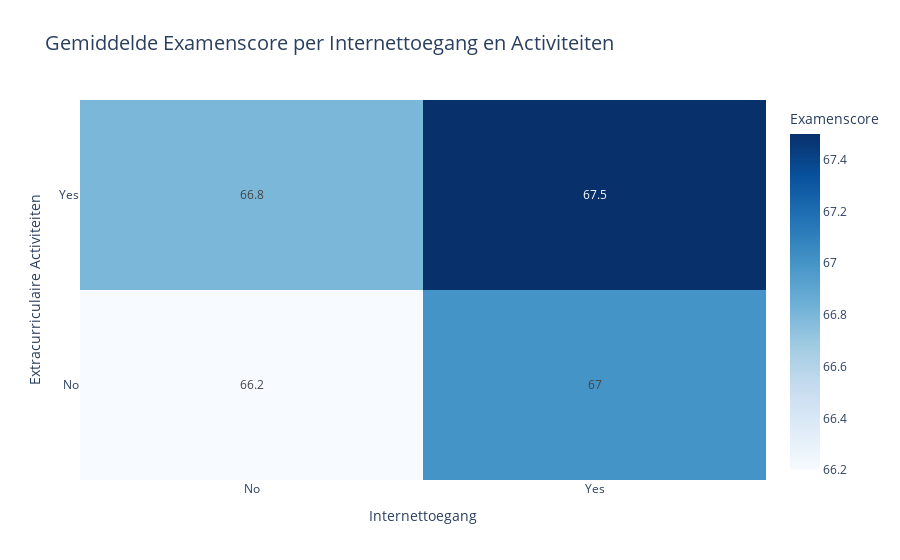

Source (notebook cell):
### Markdown cell above
#### 3.1.1 Argument 1 voor perspectief 1

De combinatie van digitale toegang en actieve ontspanning buiten school lijkt positief samen te hangen met betere prestaties.

### Code cell
# Gemiddelden berekenen
mean_scores = (
    df1.groupby(["Internet_Access", "Extracurricular_Activities"])["Exam_Score"]
    .mean()
    .reset_index()
    .round(1)
)

# Heatmap plotten
fig = px.density_heatmap(
    mean_scores,
    x="Internet_Access",
    y="Extracurricular_Activities",
    z="Exam_Score",
    text_auto=True,
    color_continuous_scale="Blues",  # Licht naar donker
    title="Gemiddelde Examenscore per Internettoegang en Activiteiten",
    labels={"Exam_Score": "Gemiddelde Examenscore"}
)

fig.update_layout(
    xaxis_title="Internettoegang",
    yaxis_title="Extracurriculaire Activiteiten",
    title_font_size=20,
    plot_bgcolor='white',
    coloraxis_colorbar=dict(title="Examenscore")
)

fig.show()

### Figure 1 — Plotly figure (JSON) as saved in the notebook; plotly's stock layout.template omitted (floating-point values rounded to 4 significant figures)
{"data": [{"coloraxis": "coloraxis", "histfunc": "sum", "hovertemplate": "Internet_Access=%{x}<br>Extracurricular_Activities=%{y}<br>sum of Gemiddelde Examenscore=%{z}<extra></extra>", "name": "", "texttemplate": "%{z}", "type": "histogram2d", "x": ["No", "No", "Yes", "Yes"], "xaxis": "x", "xbingroup": "x", "y": ["No", "Yes", "No", "Yes"], "yaxis": "y", "ybingroup": "y", "z": [66.2, 66.8, 67.0, 67.5]}], "layout": {"coloraxis": {"colorbar": {"title": {"text": "Examenscore"}}, "colorscale": [[0, "rgb(247,251,255)"], [0.125, "rgb(222,235,247)"], [0.25, "rgb(198,219,239)"], [0.375, "rgb(158,202,225)"], [0.5, "rgb(107,174,214)"], [0.625, "rgb(66,146,198)"], [0.75, "rgb(33,113,181)"], [0.875, "rgb(8,81,156)"], [1, "rgb(8,48,107)"]]}, "legend": {"tracegroupgap": 0}, "plot_bgcolor": "white", "title": {"font": {"size": 20}, "text": "Gemiddelde Examenscore per Internettoegang en Activiteiten"}, "xaxis": {"anchor": "y", "domain": [0, 1], "title": {"text": "Internettoegang"}}, "yaxis": {"anchor": "x", "domain": [0, 1], "title": {"text": "Extracurriculaire Activiteiten"}}}}
